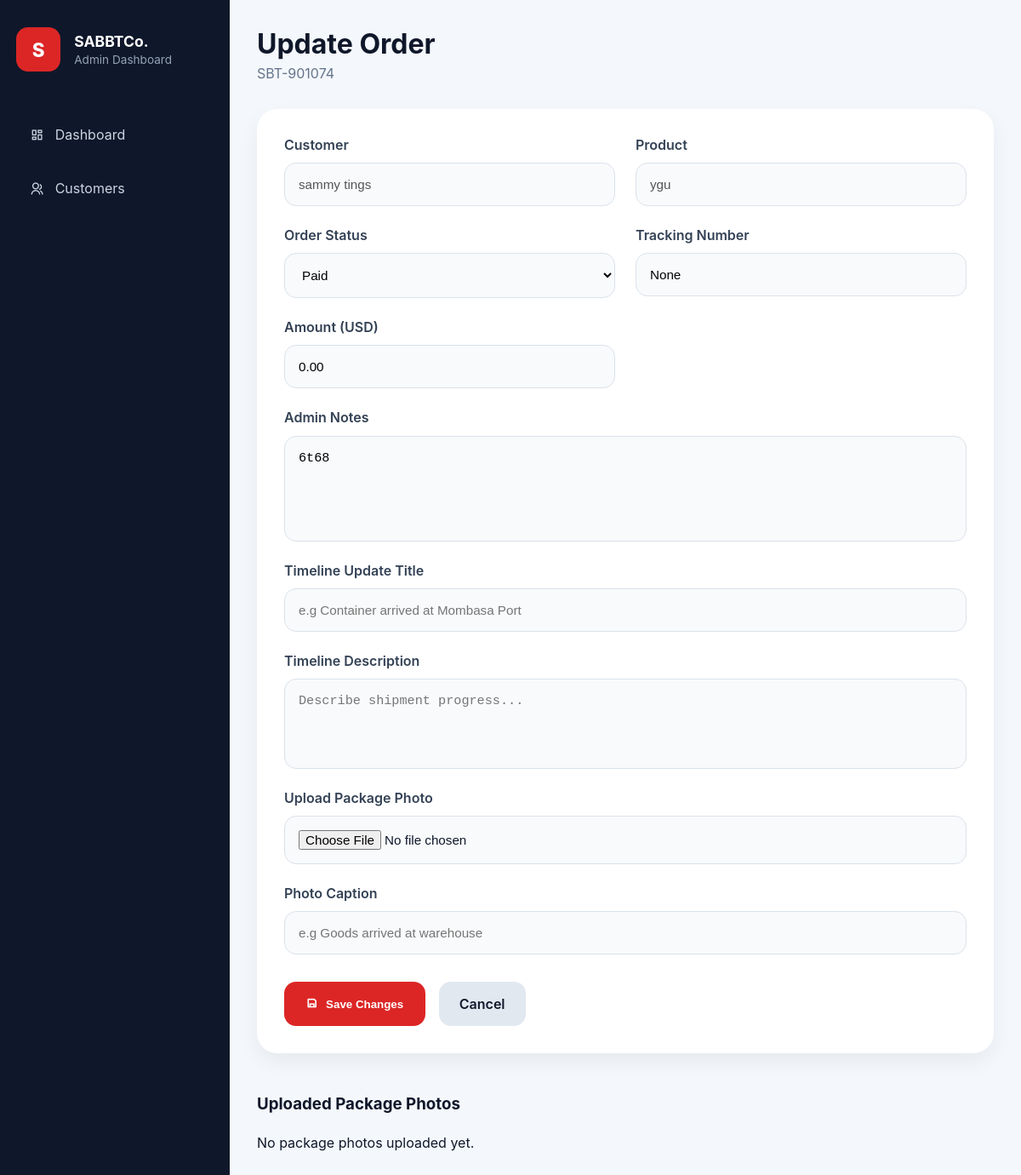
Screenshot of /en/dashboard/order/SBT-901074/ (signed in) with the database file from the repository.
### app/models.py (models this page shows, shortened)
class Order(models.Model):
    STATUS_CHOICES = [
        ("pending", "Pending"),
        ("processing", "Processing"),
        ("paid", "Paid"),
        ("shipping", "Shipping"),
        ("arrived", "Arrived"),
        ("delivered", "Delivered"),
        ("cancelled", "Cancelled"),
    ]
    user = models.ForeignKey(
        User,
        on_delete=models.CASCADE,
        related_name="orders"
    )
    order_id = models.CharField(
        max_length=20,
        unique=True,
        blank=True
    )
    full_name = models.CharField(max_length=255)
    email = models.EmailField()
    phone = models.CharField(max_length=20)
    address = models.TextField()
    notes = models.TextField(
        blank=True,
        null=True
    )
    product_name = models.CharField(max_length=255)
    quantity = models.PositiveIntegerField(default=1)
    amount = models.DecimalField(
        max_digits=10,
        decimal_places=2,
        default=0
    )
    status = models.CharField(
        max_length=20,
        choices=STATUS_CHOICES,
        default="pending"
    )
    tracking_number = models.CharField(
        max_length=100,
        blank=True,
        null=True
    )
    created_at = models.DateTimeField(auto_now_add=True)
    updated_at = models.DateTimeField(auto_now=True)

### app/views.py (the view, shortened to what this page needs)
@staff_member_required
def update_order(request, order_id):
    order = get_object_or_404(
        Order,
        order_id=order_id
    )
    return render(
        request,
        "dashboard/update_order.html",
        {
            "order": order
        }
    )

### app/templates/dashboard/update_order.html (shortened to what this page needs)
{% load static %}
<!DOCTYPE html>
<html lang="en">
<head>
    <link rel="stylesheet"
          href="https://cdn.jsdelivr.net/npm/remixicon/fonts/remixicon.css">
</head>
<body>
<div class="dashboard-layout">
    <aside class="sidebar">
        <div class="brand">
            <div class="brand-logo">
                S
            </div>
            <div>
                <h2>SABBTCo.</h2>
                <span>Admin Dashboard</span>
            </div>
        </div>
        <nav class="sidebar-menu">
            <a href="{% url 'dashboard' %}">
                <i class="ri-dashboard-line"></i>
                Dashboard
            </a>
            <a href="{% url 'customers' %}">
                <i class="ri-group-line"></i>
                Customers
            </a>
        </nav>
    </aside>
    <main class="main-content">
        <header class="topbar">
            <h1>
                Update Order
            </h1>
            <p>
                {{ order.order_id }}
            </p>
        </header>
        <div class="form-card">
            <form method="POST"
                  enctype="multipart/form-data">
                <div class="form-grid">
                    <div class="form-group">
                        <label>
                            Customer
                        </label>
                        <input type="text"
                               value="{{ order.full_name }}"
                               disabled>
                    </div>
                    <div class="form-group">
                        <label>
                            Product
                        </label>
                        <input type="text"
                               value="{{ order.product_name }}"
                               disabled>
                    </div>
                    <div class="form-group">
                        <label>
                            Order Status
                        </label>
                        <select name="status">
                            <option value="paid"
                            {% if order.status == 'paid' %}
                            selected
                            {% endif %}>
                                Paid
                            </option>
                        </select>
                    </div>
                    <div class="form-group">
                        <label>
                            Tracking Number
                        </label>
                        <input type="text"
                               name="tracking_number"
                               value="{{ order.tracking_number }}"
                               placeholder="Enter tracking number">
                    </div>
                    <div class="form-group">
                        <label>
                            Amount (USD)
                        </label>
                        <input type="number"
                               step="0.01"
                               name="amount"
                               value="{{ order.amount }}">
                    </div>
                    <div class="form-group full">
                        <label>
                            Admin Notes
                        </label>
                        <textarea name="notes"
                                  rows="5"
                                  placeholder="Add order notes...">{{ order.notes }}</textarea>
                    </div>
                    <div class="form-group full">
                        <label>
                            Timeline Update Title
                        </label>
                        <input type="text"
                               name="timeline_title"
                               placeholder="e.g Container arrived at Mombasa Port">
                    </div>
                    <div class="form-group full">
                        <label>
                            Timeline Description
                        </label>
                        <textarea name="timeline_description"
                                  rows="4"
                                  placeholder="Describe shipment progress..."></textarea>
                    </div>
                    <div class="form-group full">
                        <label>
                            Upload Package Photo
                        </label>
                        <input type="file"
                               name="package_image">
                    </div>
                    <div class="form-group full">
                        <label>
                            Photo Caption
                        </label>
                        <input type="text"
                               name="photo_caption"
                               placeholder="e.g Goods arrived at warehouse">
                    </div>
                </div>
                <div class="form-actions">
                    <button type="submit"
                            class="btn-primary">
                        <i class="ri-save-line"></i>
                        Save Changes
                    </button>
                    <a href="{% url 'dashboard' %}"
                       class="btn-secondary">
                        Cancel
                    </a>
                </div>
            </form>
        </div>
        <div class="uploaded-images">
            <h3>
                Uploaded Package Photos
            </h3>
            <div class="image-grid">
                {% for photo in order.photos.all %}
                <div class="image-card">
                    <img src="{{ photo.image.url }}"
                         alt="{{ photo.caption }}">
                    <div class="image-content">
                        <p>
                            {{ photo.caption }}
                        </p>
                        <small>
                            {{ photo.uploaded_at|date:"M d, Y" }}
                        </small>
                    </div>
                </div>
                {% empty %}
                <p>
                    No package photos uploaded yet.
                </p>
                {% endfor %}
            </div>
        </div>
    </main>
</div>
</body>
</html>

### app/templates/dashboard/update_order.html (style rules this page uses)
* { margin:0; padding:0; box-sizing:border-box; }
body { font-family:Inter,sans-serif; background:#f4f7fb; color:#0f172a; }
.dashboard-layout { display:flex; min-height:100vh; }
.sidebar { width:270px; background:#0f172a; color:white; padding:2rem 1.2rem; position:fixed; left:0; top:0; bottom:0; }
.brand { display:flex; align-items:center; gap:1rem; margin-bottom:3rem; }
.brand-logo { width:52px; height:52px; border-radius:14px; background:#dc2626; display:flex; align-items:center; justify-content:center; font-weight:800; font-size:1.4rem; }
.brand h2 { font-size:1.1rem; }
.brand span { color:#94a3b8; font-size:.85rem; }
.sidebar-menu { display:flex; flex-direction:column; gap:.7rem; }
.sidebar-menu a { text-decoration:none; color:#cbd5e1; padding:1rem; border-radius:14px; display:flex; align-items:center; gap:.8rem; transition:.25s; }
.main-content { margin-left:270px; width:100%; padding:2rem; }
.topbar { margin-bottom:2rem; }
.topbar h1 { font-size:2rem; color:#0f172a; }
.topbar p { color:#64748b; margin-top:.3rem; }
.form-card { background:white; border-radius:24px; padding:2rem; box-shadow:0 10px 25px rgba(15,23,42,.06); }
.form-grid { display:grid; grid-template-columns:1fr 1fr; gap:1.5rem; }
.form-group { display:flex; flex-direction:column; }
.form-group.full { grid-column:1/-1; }
.form-group label { margin-bottom:.7rem; font-weight:600; color:#334155; }
.form-group input, .form-group select, .form-group textarea { padding:1rem; border-radius:14px; border:1px solid #dbe2ea; background:#f8fafc; font-size:.95rem; outline:none; transition:.25s; }
textarea { resize:none; }
.form-actions { margin-top:2rem; display:flex; gap:1rem; flex-wrap:wrap; }
.btn-primary { background:#dc2626; color:white; border:none; padding:1rem 1.6rem; border-radius:14px; font-weight:700; cursor:pointer; display:flex; align-items:center; gap:.6rem; transition:.25s; }
.btn-secondary { text-decoration:none; background:#e2e8f0; color:#0f172a; padding:1rem 1.5rem; border-radius:14px; font-weight:600; transition:.25s; }
.uploaded-images { margin-top:3rem; }
.uploaded-images h3 { margin-bottom:1.5rem; color:#0f172a; }
.image-grid { display:grid; grid-template-columns:repeat(auto-fit,minmax(220px,1fr)); gap:1.5rem; }

### rows the page displays
Order: order_id "SBT-901074", full_name "sammy tings", product_name "ygu", status "Paid", tracking_number "None", amount "0.00", notes "6t68"
